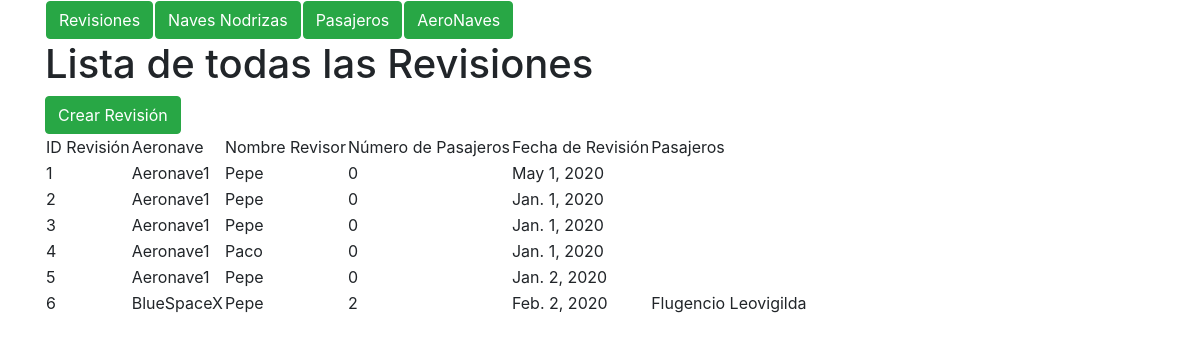
Page /revision/ on the committed database.
### marcianos/models.py (models this page shows, shortened)
class Revision(models.Model):
    nombre_revisor = models.CharField(max_length=400)
    aeronave_id = models.ForeignKey(aeronave, on_delete=models.CASCADE,
        related_name = 'revisa_a', null=True, blank=True)
    pasajeros = models.ManyToManyField(Pasajero)
    num_pasajeros = models.IntegerField()
    fecha_revision = models.DateField()

class aeronave(models.Model):
    nombre = models.CharField(max_length=400)
    max_marcianos = models.PositiveIntegerField()
    nave_origen = models.ForeignKey(nave_nodriza, on_delete=models.CASCADE,
        related_name = 'nave_origen', null=True)
    nave_destino = models.ForeignKey(nave_nodriza, on_delete=models.CASCADE,
        related_name = 'nave_destino', null=True)

class Pasajero(models.Model):
    nombre = models.CharField(max_length=400)
    aeronave_id = models.ForeignKey(aeronave, on_delete=models.CASCADE,
        related_name = 'subido_en', null=True, blank=True)

### marcianos/views.py (the view)
# urls.py: path('revision/', views.revision_list, name='revision_list'),
def revision_list(request, template_name = 'revision/lista.html'):
    revisiones = Revision.objects.all()
    data = {}
    data['object_list'] = revisiones
    return render(request, template_name, data)

### marcianos/templates/revision/lista.html (shortened to what this page needs)
<!DOCTYPE html>
<html>
  <head>
    <link rel="stylesheet" href="https://maxcdn.bootstrapcdn.com/bootstrap/4.0.0-beta.2/css/bootstrap.min.css">
  </head>
  <body>
    <div class="container">
      {% include "home.html" %}
        <h1>Lista de todas las Revisiones</h1>
        <a class="btn btn-success" href='{% url "revision_create" %}'> Crear Revisión</a>
        <table>
            <tr>
                <td>ID Revisión</td>
                <td>Aeronave</td>
                <td>Nombre Revisor</td>
                <td>Número de Pasajeros</td>
                <td>Fecha de Revisión</td>
                <td>Pasajeros</td>
            </tr>
                {% for revision in object_list %}
                <tr>
                    <td>{{ revision.pk }}</td>
                    <td>{{ revision.aeronave_id.nombre }}</td>
                    <td>{{ revision.nombre_revisor }}</td>
                    <td>{{ revision.num_pasajeros }}</td>
                    <td>{{ revision.fecha_revision  }}</td>
                    <td>{% for p in revision.pasajeros.all %}{{p.nombre}}  {% endfor %}</td>
                </tr>
            {% endfor %}
        </table>
    </div>
  </body>
</html>

### rows in the picture
Revision: pk "1", aeronave_id.nombre "Aeronave1", nombre_revisor "Pepe", num_pasajeros "0", fecha_revision "May 1, 2020"
Revision: pk "2", aeronave_id.nombre "Aeronave1", nombre_revisor "Pepe", num_pasajeros "0", fecha_revision "Jan. 1, 2020"
Revision: pk "3", aeronave_id.nombre "Aeronave1", nombre_revisor "Pepe", num_pasajeros "0", fecha_revision "Jan. 1, 2020"
Revision: pk "4", aeronave_id.nombre "Aeronave1", nombre_revisor "Paco", num_pasajeros "0", fecha_revision "Jan. 1, 2020"
Revision: pk "5", aeronave_id.nombre "Aeronave1", nombre_revisor "Pepe", num_pasajeros "0", fecha_revision "Jan. 2, 2020"
Revision: pk "6", aeronave_id.nombre "BlueSpaceX", nombre_revisor "Pepe", num_pasajeros "2", fecha_revision "Feb. 2, 2020"
Pasajero: nombre "Flugencio"
Pasajero: nombre "Leovigilda"
